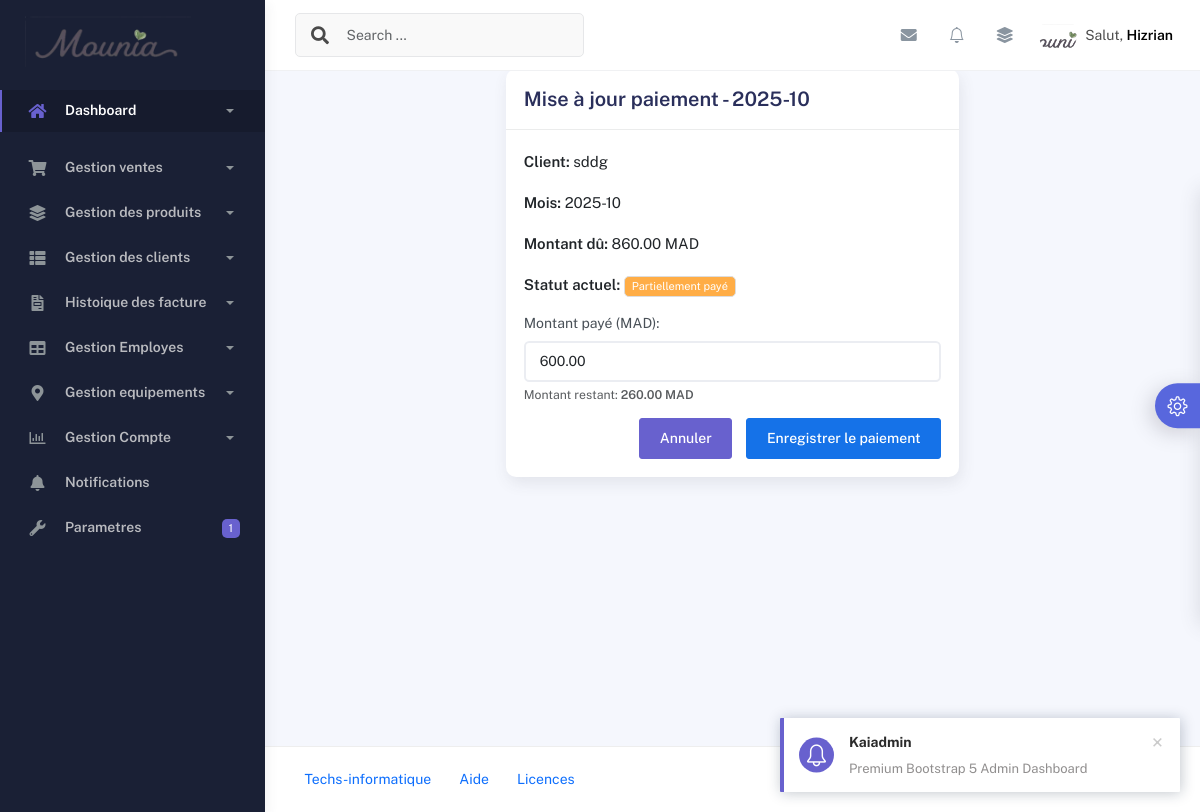
The page /factures/paiment/1/paiement/2025-10/ on the database as committed earlier.
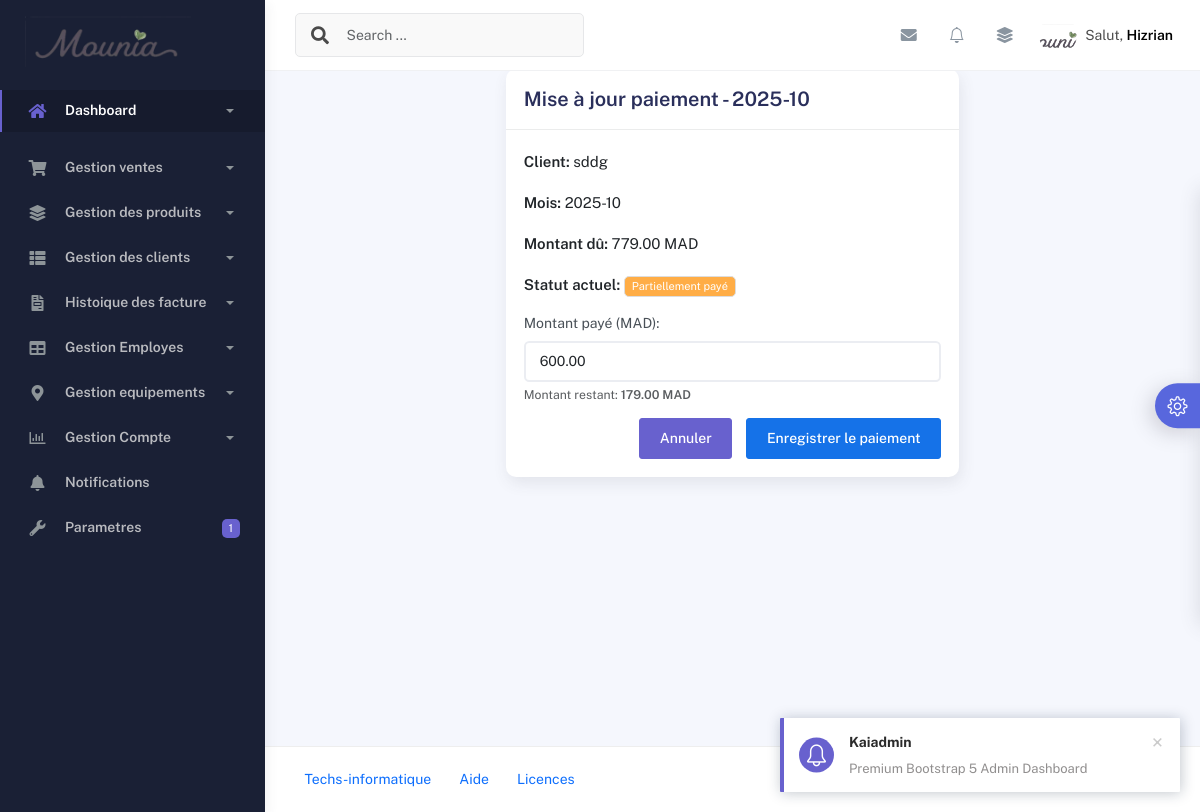
The same page on the database as committed later.
### application/models.py (models this page shows, shortened)
class Paiement(models.Model):
    STATUT_PAIEMENT_CHOICES = [
        ('paye', 'Payé'),
        ('partiel', 'Partiellement payé'),
        ('non_paye', 'Non payé'),
    ]
    client = models.ForeignKey(Client, on_delete=models.CASCADE, related_name="paiements")
    mois = models.CharField(max_length=7, verbose_name="Mois (YYYY-MM)")
    montant_du = models.DecimalField(max_digits=10, decimal_places=2, verbose_name="Montant dû")
    montant_paye = models.DecimalField(max_digits=10, decimal_places=2, default=0, verbose_name="Montant payé")
    statut = models.CharField(max_length=20, choices=STATUT_PAIEMENT_CHOICES, default='non_paye')
    date_creation = models.DateTimeField(auto_now_add=True)
    date_modification = models.DateTimeField(auto_now=True)
    class Meta:
        verbose_name = "Paiement"
        verbose_name_plural = "Paiements"
        unique_together = ['client', 'mois']
        ordering = ['-mois']
    @property
    def reste_a_payer(self):
        return self.montant_du - self.montant_paye

### application/views.py (the view)
# urls.py: path('factures/paiment/<int:client_id>/paiement/<str:mois>/', views.maj_paiement, name='maj_paiement'),
def maj_paiement(request, client_id, mois):
    client = get_object_or_404(Client, id=client_id)
    paiement = get_object_or_404(Paiement, client=client, mois=mois)
    if request.method == 'POST':
        montant_paye = Decimal(request.POST.get('montant_paye', 0))
        paiement.montant_paye = montant_paye
        paiement.save()
        return redirect('detail_clientpai', client_id=client_id)
    return render(request, 'factures/maj_paiement.html', {
        'client': client,
        'paiement': paiement,
        'title': f'Mise à jour paiement - {mois}'
    })

### application/context_processors.py (called while the page is built)
def parametres_mounia(request):
    return {
        'parametres': ParametresMounia.objects.first() or None
    }

### templates/factures/maj_paiement.html (shortened to what this page needs)
{% extends 'base.html' %} {% block content %}
<div class="container">
  <div class="row justify-content-center">
    <div class="col-md-6">
      <div class="card">
        <div class="card-header">
          <h4 class="card-title mb-0">{{ title }}</h4>
        </div>
        <div class="card-body">
          <div class="mb-3">
            <p><strong>Client:</strong> {{ client.nom }}</p>
            <p><strong>Mois:</strong> {{ paiement.mois }}</p>
            <p><strong>Montant dû:</strong> {{ paiement.montant_du }} MAD</p>
            <p>
              <strong>Statut actuel:</strong>
              <span
                class="badge {% if paiement.statut == 'paye' %}bg-success {% elif paiement.statut == 'partiel' %}bg-warning {% else %}bg-danger{% endif %}"
              >
                {{ paiement.get_statut_display }}
              </span>
            </p>
          </div>
          <form method="post">
            <div class="mb-3">
              <label for="montant_paye" class="form-label"
                >Montant payé (MAD):</label
              >
              <input
                type="number"
                step="0.01"
                min="0"
                max="{{ paiement.montant_du }}"
                name="montant_paye"
                id="montant_paye"
                value="{{ paiement.montant_paye }}"
                class="form-control"
                required
              />
              <div class="form-text">
                Montant restant:
                <strong>{{ paiement.reste_a_payer }} MAD</strong>
              </div>
            </div>
            <div class="d-grid gap-2 d-md-flex justify-content-md-end">
              <a
                href="{% url 'detail_client' client.id %}"
                class="btn btn-secondary me-md-2"
              >
                Annuler
              </a>
              <button type="submit" class="btn btn-primary">
                Enregistrer le paiement
              </button>
            </div>
          </form>
        </div>
      </div>
    </div>
  </div>
</div>
{% endblock %}

Rows that differ between the two databases and show on the page:
changed Paiement "Partiellement payé": montant_du "860.00" → "779.00"; reste_a_payer "260.00" → "179.00"
